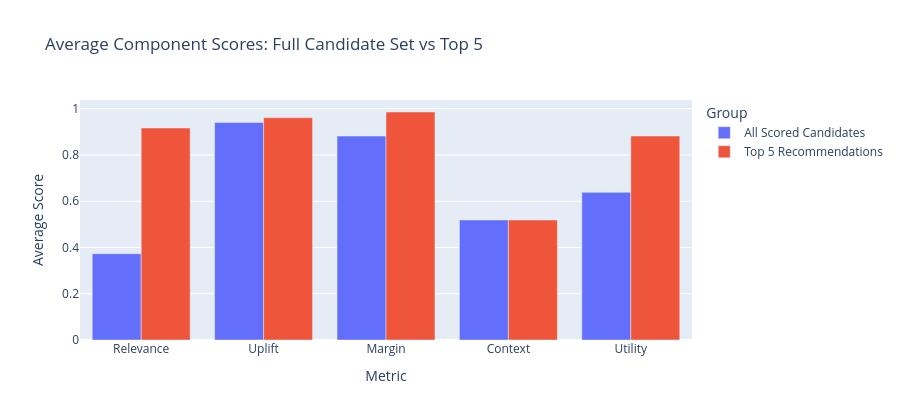

The code cell stored with this chart in its notebook:
### Code cell
component_compare = pd.DataFrame(
    {
        'Group': ['All Scored Candidates', 'Top 5 Recommendations'],
        'Relevance': [scored_candidates['Relevance'].mean(), top5['Relevance'].mean()],
        'Uplift': [scored_candidates['Uplift'].mean(), top5['Uplift'].mean()],
        'Margin': [scored_candidates['Normalized_Margin'].mean(), top5['Normalized_Margin'].mean()],
        'Context': [scored_candidates['Context'].mean(), top5['Context'].mean()],
        'Utility': [scored_candidates['Utility'].mean(), top5['Utility'].mean()],
    }
)
component_compare_long = component_compare.melt(id_vars='Group', var_name='Metric', value_name='Average Score')

fig_compare = px.bar(
    component_compare_long,
    x='Metric',
    y='Average Score',
    color='Group',
    barmode='group',
    title='Average Component Scores: Full Candidate Set vs Top 5',
)
fig_compare.update_layout(height=420)
fig_compare.show()

### Figure 1 — Plotly figure (JSON) as saved in the notebook; plotly's stock layout.template omitted (floating-point values rounded to 4 significant figures)
{"data": [{"alignmentgroup": "True", "hovertemplate": "Group=All Scored Candidates<br>Metric=%{x}<br>Average Score=%{y}<extra></extra>", "legendgroup": "All Scored Candidates", "marker": {"color": "#636efa", "pattern": {"shape": ""}}, "name": "All Scored Candidates", "offsetgroup": "All Scored Candidates", "orientation": "v", "showlegend": true, "textposition": "auto", "type": "bar", "x": ["Relevance", "Uplift", "Margin", "Context", "Utility"], "xaxis": "x", "y": [0.3727, 0.9405, 0.8815, 0.5189, 0.6384], "yaxis": "y"}, {"alignmentgroup": "True", "hovertemplate": "Group=Top 5 Recommendations<br>Metric=%{x}<br>Average Score=%{y}<extra></extra>", "legendgroup": "Top 5 Recommendations", "marker": {"color": "#EF553B", "pattern": {"shape": ""}}, "name": "Top 5 Recommendations", "offsetgroup": "Top 5 Recommendations", "orientation": "v", "showlegend": true, "textposition": "auto", "type": "bar", "x": ["Relevance", "Uplift", "Margin", "Context", "Utility"], "xaxis": "x", "y": [0.9164, 0.961, 0.9856, 0.5189, 0.8818], "yaxis": "y"}], "layout": {"barmode": "group", "height": 420, "legend": {"title": {"text": "Group"}, "tracegroupgap": 0}, "title": {"text": "Average Component Scores: Full Candidate Set vs Top 5"}, "xaxis": {"anchor": "y", "domain": [0.0, 1.0], "title": {"text": "Metric"}}, "yaxis": {"anchor": "x", "domain": [0.0, 1.0], "title": {"text": "Average Score"}}}}
